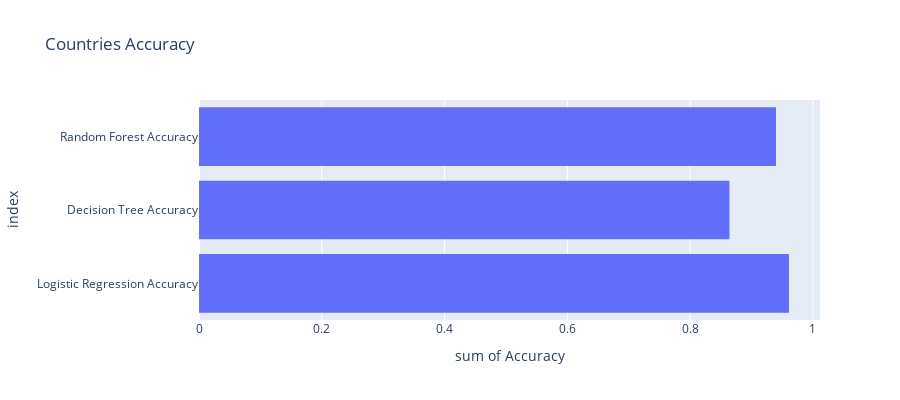

Here is the notebook cell this chart was saved with:
### Code cell
df_accuracies = pd.DataFrame({"index":["Logistic Regression Accuracy", "Decision Tree Accuracy", "Random Forest Accuracy"],
                    "Accuracy":[accuracy_lr, accuracy_tree, accuracy_rf]})

fig = px.histogram(df_accuracies, x='Accuracy',y = "index",
             barmode='group',
             height=400, title = 'Countries Accuracy')
fig.show()

### Figure 1 — Plotly figure (JSON) as saved in the notebook; plotly's stock layout.template omitted (floating-point values rounded to 4 significant figures)
{"data": [{"alignmentgroup": "True", "bingroup": "y", "histfunc": "sum", "hovertemplate": "sum of Accuracy=%{x}<br>index=%{y}<extra></extra>", "legendgroup": "", "marker": {"color": "#636efa", "pattern": {"shape": ""}}, "name": "", "offsetgroup": "", "orientation": "h", "showlegend": false, "type": "histogram", "x": [0.9609, 0.864, 0.9399], "xaxis": "x", "y": ["Logistic Regression Accuracy", "Decision Tree Accuracy", "Random Forest Accuracy"], "yaxis": "y"}], "layout": {"barmode": "group", "height": 400, "legend": {"tracegroupgap": 0}, "title": {"text": "Countries Accuracy"}, "xaxis": {"anchor": "y", "domain": [0, 1], "title": {"text": "sum of Accuracy"}}, "yaxis": {"anchor": "x", "domain": [0, 1], "title": {"text": "index"}}}}
